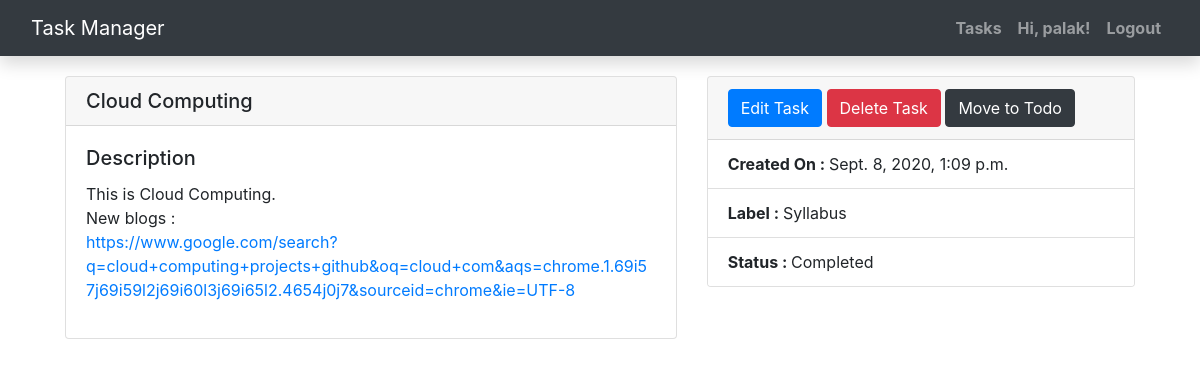
Page /task/cloud-computing/ (signed in) on the committed database.
### todo/models.py (models this page shows, shortened)
class Task(models.Model):
    title = models.CharField(max_length=128)
    slug = AutoSlugField(populate_from='title')
    description = models.TextField(default='',blank=True)
    task_list = models.ForeignKey(TaskList, on_delete=models.CASCADE, null=True)
    created_date = models.DateTimeField(default=timezone.now, blank=True, null=True)
    completed = models.BooleanField(default=False)
    completed_date = models.DateField(blank=True, null=True)
    created_by = models.ForeignKey(
        User,
        related_name="todo_created_by",
        on_delete=models.CASCADE,
    )

class TaskList(models.Model):
    name = models.CharField(max_length=60)
    slug = AutoSlugField(populate_from='name')
    def __str__(self):
        return self.name
    class Meta:
        ordering = ["name"]
        verbose_name_plural = "Task Lists"

### todo/views.py (the view)
# urls.py: path('task/<slug:slug>/', views.task_detail, name='task_detail'),
@login_required
def task_detail(request, slug):
    tasks = Task.objects.get(slug=slug)
    return render(request, 'task_detail.html',{
        "tasks" : tasks
    })

### todo/templates/task_detail.html (shortened to what this page needs)
{% extends 'base.html' %}
{% block content %}
<div class="container" style="padding:20px;">
  <div class="row">
    <div class="col-7">
      <div class="card">
        <h5 class="card-header">{{tasks.title}}</h5>
        <div class="card-body">
          <h5 class="card-title">Description</h5>
          <div class="card-text">{{ tasks.description|safe|urlize|linebreaks }}</div>
        </div>
      </div>
    </div>
    <div class="col-5">
      <div class="card" >
        <div class="card-header">
            <a class="btn btn-primary" href="{% url 'task_edit' tasks.slug %}"> Edit Task </a>
            <a href="{% url 'task_delete' tasks.slug %}" class= "btn btn-danger">Delete Task</a>
            {% if tasks.completed %}
            <a class="btn btn-dark">Move to Todo</a>
            {% else %}
            <a class="btn btn-dark">Move to Done</a>
            {% endif %}
        </div>
        <ul class="list-group list-group-flush">
          <li class="list-group-item"> <strong> Created On : </strong>{{tasks.created_date}}</li>
          <li class="list-group-item"> <strong> Label : </strong>{{tasks.task_list}}</li>
          {% if tasks.completed %}
          <li class="list-group-item"> <strong> Status : </strong>Completed</li>
          {% else %}
          <li class="list-group-item"> <strong> Status : </strong>Not Completed</li>
          {% endif %}
        </ul>
      </div>
    </div>
    </div>
  </div>
{% endblock content %}

### todo/templates/base.html (shortened to what this page needs)
<html>
    <head>
        <link rel="stylesheet" href="https://stackpath.bootstrapcdn.com/bootstrap/4.5.2/css/bootstrap.min.css">
    </head>
    <body>
        <nav class="navbar navbar-expand-lg navbar-dark bg-dark shadow" id="mainNav">
            <div class="container-fluid">
                <a class="navbar-brand" href="{% url 'home' %}">Task Manager</a>
                <div class="collapse navbar-collapse" id="navbarResponsive">
                    <ul class="navbar-nav ml-auto">
                        {% if user.is_authenticated %}
                        <li class="nav-item text-black">
                            <a class="nav-link text-black font-weight-bold" href="{% url 'tasks' %}">Tasks</a>
                        </li>
                        <li class="nav-item text-black">
                            <a class="nav-link text-black font-weight-bold" href="#">Hi, {{ user.username }}!</a>
                        </li>
                        <li class="nav-item text-black">
                            <a class="nav-link text-black font-weight-bold" href="{% url 'logout' %}">Logout</a>
                        </li>
                        {% else %}
                        <li class="nav-item text-black">
                            <a class="nav-link text-black font-weight-bold" href="{% url 'login' %}">Login</a>
                        </li>
                        {% endif %}
                    </ul>
                </div>
            </div>
        </nav>
        <div class="container">
            {% block content %}
            {% endblock content %}
        </div>
    </body>
</html>

### rows in the picture
Task: title "Cloud Computing", description "This is Cloud Computing. New blogs : https://www.google.com/search?q=cloud+computing+projects+github&oq=cloud+com&aqs=chrome.1.69i57j69i59l2j69i60l3j69i65l2.4654j0j7&sourceid=chrome&ie=UTF-8", created_date "Sept. 8, 2020, 1:09 p.m.", task_list "Syllabus"

### other values in the picture
{{ user.username }} "palak"
